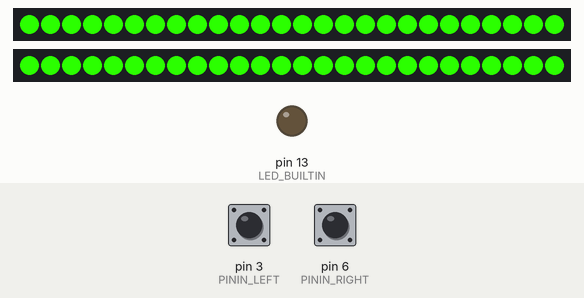
This sketch was run on a simulated Arduino Uno, built with avr-gcc and run on an emulated ATmega328P. Parts: 2 × 26 RGB LEDs in strip order, left to right, output pins drawn as LEDs (lit = HIGH). The inputs (shaded band) are chosen by the test bench; at power-on: pin 3 (PININ_LEFT) HIGH, pin 6 (PININ_RIGHT) HIGH. Dim RGB values are drawn brighter than linear.

Above: at 1.3 s.
3.5 s: pin 3 (PININ_LEFT) pulled LOW for 0.15 s
At 3.91 s:
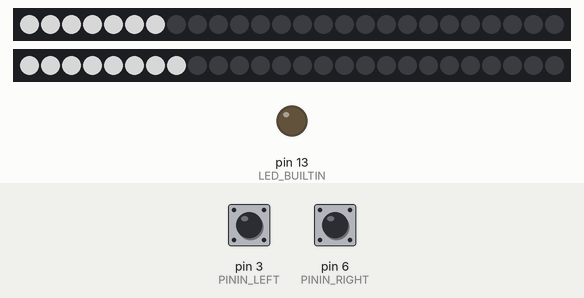
6.2 s: pin 6 (PININ_RIGHT) pulled LOW for 1 s
At 6.38 s:
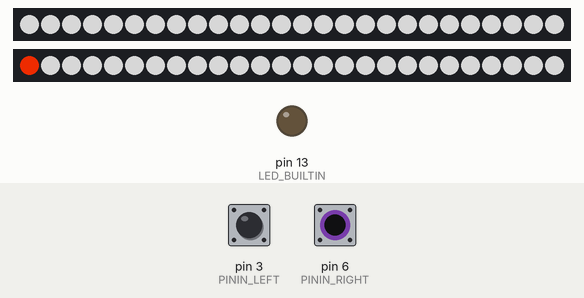
8.7 s: pin 3 (PININ_LEFT) pulled LOW for 1 s
At 9.16 s:
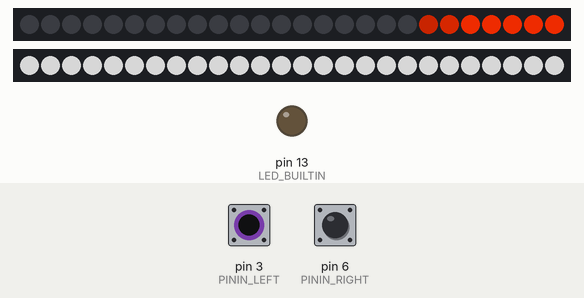
11.2 s: pin 6 (PININ_RIGHT) pulled LOW for 1 s
At 11.65 s:
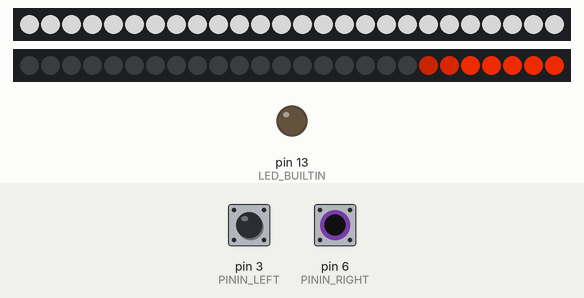
14.8 s: pin 3 (PININ_LEFT) driven LOW and pin 6 (PININ_RIGHT) driven LOW
At 15.28 s:
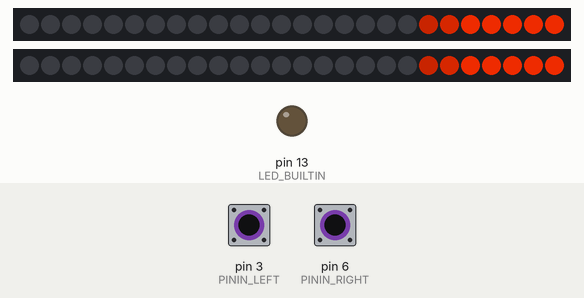
16.3 s: pin 3 (PININ_LEFT) driven HIGH
At 18.01 s:
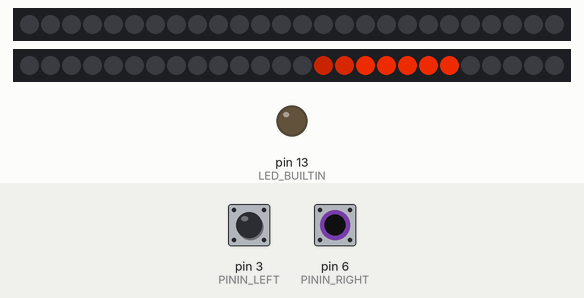

Measured:
- after the input at 3.5 s, the LEDs: change after 0.25 s (image 1)
- after the input at 6.2 s, the LEDs: change at once (image 2)
- after the input at 8.7 s, the LEDs: first change at once (image 3 shows a later state)
- after the input at 11.2 s, the LEDs: first change at once (image 4 shows a later state)
- after the input at 14.8 s, the LEDs: first change at once (image 5 shows a later state)
- after the input at 16.3 s, the LEDs: first differ from a run without the input after 1.6 s (image 6)

The sketch:

turnlights.ino
```cpp
/*
    ''' Прога управления поворотниками и габаритами авто.

    Платформа нано.
    Использует сигналы с реле поворотников.
    На выходуе бегущая полоса или габариты.
    '''
*/

#include <Adafruit_NeoPixel.h>
#include <TaskScheduler.h>

#define VERSION 01004
#define LED_STEP_DELAY 12   // скорость мигания поворота, по сути пауза между загораниями светодиодов;
#define NUM_LEDS 26         // количество светодиодов в поворотнике;
#define NUM_LEDS_GABARIT 26 // количество светодиодов в габарите;
#define PINOUT_LEFT 7       // номер выхода на левый поворот;
#define PINOUT_RIGHT 8      // номер выхода на правый поворот;
#define PININ_LEFT 3        // вход от реле для левого поворота;
#define PININ_RIGHT 6       // вход от реле для правого поворота;
#define STOP_DELAY 1000     // задержка отключения поворота ms;
#define LENGTH_LINE 8       // количество бегущих светодиодов;

// поворотники;
#define TURN_HUE 2000      // оттенок 0-65535;
#define TURN_SAT 255      // насыщенность 0-255 (0 - оттенки серого);
#define TURN_VAL 200      // яркость 0-255;

// габарит;
#define GABARIT_HUE 65000      // оттенок 0-65535;
#define GABARIT_SAT 0      // насыщенность 0-255 (0 - оттенки серого);
#define GABARIT_VAL 200      // яркость 0-255;

// набегающий свет при старте;
#define  RUNL_HUE 65000      // оттенок 0-65535;
#define  RUNL_SAT 255          // насыщенность 0-255 (0 - оттенки серого);
#define  RUNL_VAL 255        // яркость 0-255;
#define  RUN_SPEED 10        // по сути задержки между итерациями цикла;
#define  RUN_LENGTH 4        // длина бегущей линии;

#define  RUNR_HUE 65000      // оттенок 0-65535;
#define  RUNR_SAT 255          // насыщенность 0-255 (0 - оттенки серого);
#define  RUNR_VAL 255        // яркость 0-255;

// постоянный свет при старте;
#define  STARTL_HUE 20000      // оттенок 0-65535;
#define  STARTL_SAT 255          // насыщенность 0-255 (0 - оттенки серого);
#define  STARTL_VAL 255        // яркость 0-255;
#define  STARTL_DEL 1000        // время засвета;

#define  STARTR_HUE 20000      // оттенок 0-65535;
#define  STARTR_SAT 255          // насыщенность 0-255 (0 - оттенки серого);
#define  STARTR_VAL 255        // яркость 0-255;
#define  STARTR_DEL 1000        // время засвета;

// ================================ Task scheduler ============================================================;
#define _TASK_SLEEP_ON_IDLE_RUN

Scheduler ts;       // создаем обьект класса планировщик;

// прототипы функций задач;
void F_left();      // мигание левого поворота;
void F_right();     // мигание правого поворота;
void F_leftOn();    // обработка задержки выключения;
void F_rightOn();   // обработка задержки выключения;

// инициализация задач;
Task T_leftOn (STOP_DELAY, TASK_ONCE, &F_leftOn, &ts, true);
Task T_rightOn (STOP_DELAY, TASK_ONCE, &F_rightOn, &ts, true);
Task T_left (LED_STEP_DELAY, NUM_LEDS + LENGTH_LINE, &F_left, &ts, true);
Task T_right (LED_STEP_DELAY, NUM_LEDS + LENGTH_LINE, &F_right, &ts, true);
// =============================================================================================================

// инициализация лент;
Adafruit_NeoPixel left_strp = Adafruit_NeoPixel(NUM_LEDS, PINOUT_LEFT, NEO_GRB + NEO_KHZ800);
Adafruit_NeoPixel right_strp = Adafruit_NeoPixel(NUM_LEDS, PINOUT_RIGHT, NEO_GRB + NEO_KHZ800);

  volatile int leftCount = 0;       // счетчики для мигания;
  volatile int rightCount = 0;
  volatile bool f_leftIsOn = false; // состояние поворота;
  volatile bool f_rightIsOn = false;
  volatile bool f_leftIsFinished = true; // флаг отработки поворотом полного цикла;
  volatile bool f_rightIsFinished = true;

void setup() {
    pinMode(PININ_LEFT, INPUT_PULLUP);
    pinMode(PININ_RIGHT, INPUT_PULLUP);
    pinMode(PINOUT_LEFT, OUTPUT);
    pinMode(PINOUT_RIGHT, OUTPUT);
    pinMode(LED_BUILTIN, OUTPUT);

    left_strp.begin();
    left_strp.show();
    right_strp.begin();
    right_strp.show();
    sei();

    // бегущий заполняющий огонь пристарте;
    left_strp.clear();
    right_strp.clear();
    for(int j = left_strp.numPixels(); j > 0; j -= RUN_LENGTH){
        for(int i = 0; i < j; i++) {
            left_strp.setPixelColor(i, left_strp.ColorHSV(RUNL_HUE, RUNL_SAT, RUNL_VAL));
            right_strp.setPixelColor(i, right_strp.ColorHSV(RUNR_HUE, RUNR_SAT, RUNR_VAL));
            if (i > RUN_LENGTH){
                int c = i - RUN_LENGTH;
                left_strp.setPixelColor(c - 1, left_strp.ColorHSV(RUNL_HUE, RUNL_SAT, RUNL_VAL/2));
                left_strp.setPixelColor(c - 2, left_strp.Color(0, 0, 0));
                right_strp.setPixelColor(c - 1, right_strp.ColorHSV(RUNR_HUE, RUNR_SAT, RUNR_VAL/2));
                right_strp.setPixelColor(c - 2, right_strp.Color(0, 0, 0));
            }
            left_strp.show();
            right_strp.show();
            delay(RUN_SPEED);
        }
    }

    // засвет одним цветом;
    left_strp.clear();
    right_strp.clear();
    left_strp.fill(left_strp.ColorHSV(STARTL_HUE, STARTL_SAT, STARTL_VAL));
    right_strp.fill(right_strp.ColorHSV(STARTR_HUE, STARTR_SAT, STARTR_VAL));
    left_strp.show();
    right_strp.show();
    delay(STARTL_DEL);
}

void loop() {
    ts.execute();   // обрабатываем планировщик каждый прогон;

// проверка левого поворота;
    if (digitalRead(PININ_LEFT) == LOW) {
        if (not f_leftIsOn) {
            f_leftIsOn = true;
            f_leftIsFinished = false;
            T_left.restart();
            T_leftOn.restartDelayed();
        }
        else {
            T_leftOn.restartDelayed();
        }
    }
// проверка правого поворота;
    if (digitalRead(PININ_RIGHT) == LOW) {
        if (not f_rightIsOn) {
            f_rightIsOn = true;
            f_rightIsFinished = false;
            T_right.restart();
            T_rightOn.restartDelayed();
        }
        else {
            T_rightOn.restartDelayed();
        }
    }
// иначе габарит;
    if((not f_rightIsOn) & (not f_leftIsOn) & f_leftIsFinished & f_rightIsFinished) {
        for(int i = 0; i < NUM_LEDS_GABARIT;  i++) {
            left_strp.setPixelColor(i, left_strp.gamma32(left_strp.ColorHSV(GABARIT_HUE, GABARIT_SAT, GABARIT_VAL)));
            right_strp.setPixelColor(i, right_strp.gamma32(right_strp.ColorHSV(GABARIT_HUE, GABARIT_SAT, GABARIT_VAL)));
        }
        left_strp.show();
        right_strp.show();
    }
}

void F_left(){
    if (leftCount < NUM_LEDS) {
            left_strp.setPixelColor(leftCount, left_strp.ColorHSV(TURN_HUE, TURN_SAT, TURN_VAL));    // устанавливаем цвет;
            left_strp.show();                                           // засвечиваем следующий светодиод;
            leftCount++;
    }
    if (leftCount >= LENGTH_LINE){
            int c = leftCount - LENGTH_LINE + 2;
            left_strp.setPixelColor(c-2, left_strp.Color(0, 0, 0));     // плавно тушим свет;
            left_strp.setPixelColor(c-1, left_strp.ColorHSV(TURN_HUE, TURN_SAT, TURN_VAL/2));
            left_strp.setPixelColor(c, left_strp.ColorHSV(TURN_HUE, TURN_SAT, TURN_VAL*2/3));
            left_strp.show();                                           // в ленту;
            if (leftCount >= NUM_LEDS){
                leftCount++;
            }
    }
    if (T_left.isLastIteration()) {
            leftCount = 0;
            if (f_leftIsOn){
                T_left.restart();
            }
            else {
                f_leftIsFinished = true;
            }
    }
}

void F_right(){
    if (rightCount < NUM_LEDS) {
            right_strp.setPixelColor(rightCount, right_strp.ColorHSV(TURN_HUE, TURN_SAT, TURN_VAL));    // устанавливаем цвет;
            right_strp.show();                                           // засвечиваем следующий светодиод;
            rightCount++;
    }
    if (rightCount >= LENGTH_LINE){
            int c = rightCount - LENGTH_LINE + 2;
            right_strp.setPixelColor(c-2, right_strp.Color(0, 0, 0));     // плавно тушим свет;
            right_strp.setPixelColor(c-1, right_strp.ColorHSV(TURN_HUE, TURN_SAT, TURN_VAL/2));
            right_strp.setPixelColor(c, right_strp.ColorHSV(TURN_HUE, TURN_SAT, TURN_VAL*2/3));
            right_strp.show();                                                   // в ленту;
            if (rightCount >= NUM_LEDS){
                rightCount++;
            }
    }
    if (T_right.isLastIteration()) {
            rightCount = 0;
            if (f_rightIsOn){
                T_right.restart();
            }
            else {
                f_rightIsFinished = true;
            }
    }
}

void F_leftOn() {
    f_leftIsOn = false;
}

void F_rightOn() {
    f_rightIsOn = false;
}
```
